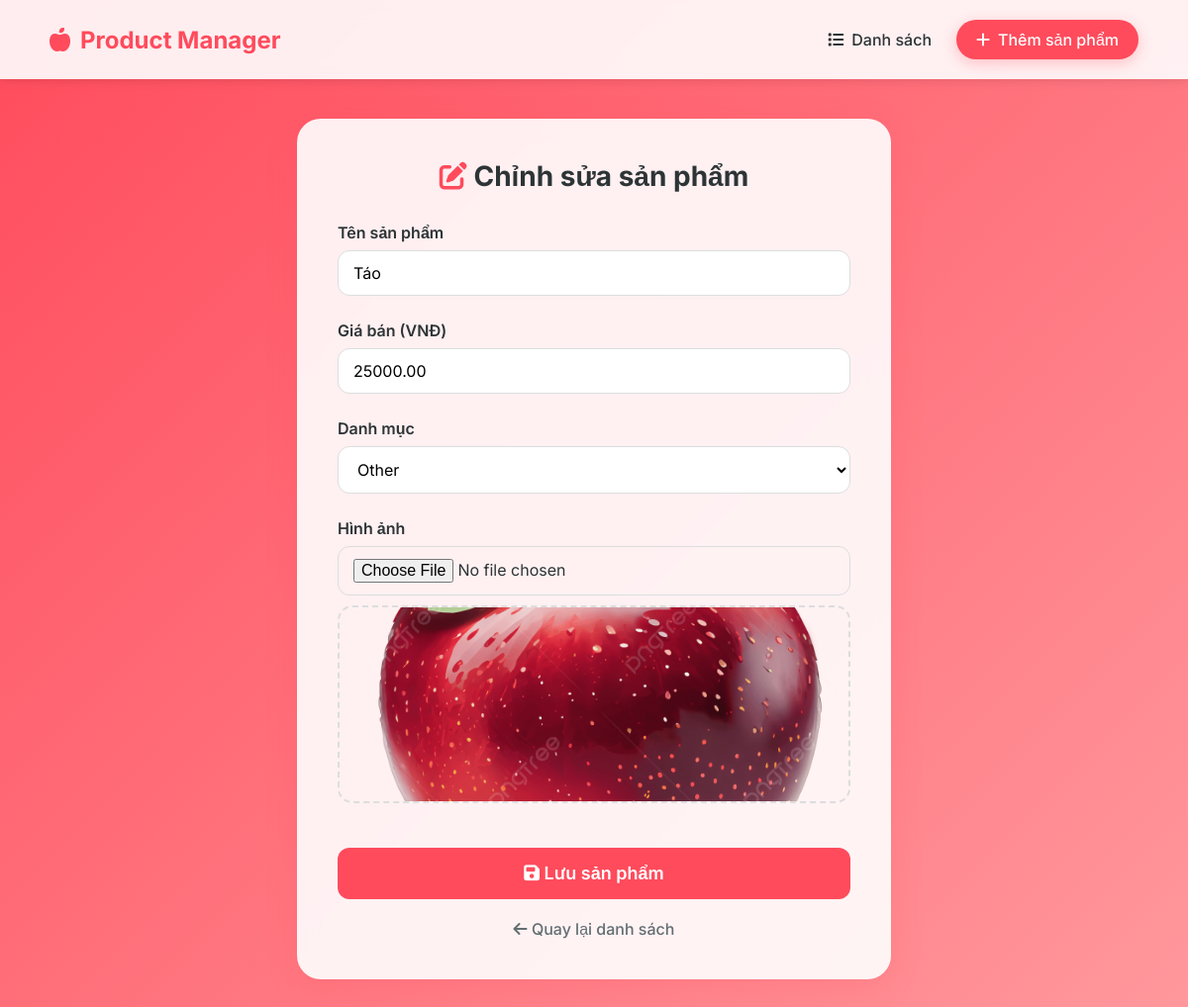
The page /edit/3/ on the database its author committed.
### products/models.py (models this page shows, shortened)
class Product(models.Model):
    CATEGORY_CHOICES = (
        ('citrus', 'Citrus Fruits'),
        ('stone', 'Stone Fruits'),
        ('melons', 'Melons'),
        ('other', 'Other'),
    )
    name = models.CharField(max_length=200, verbose_name='Product Name')
    price = models.DecimalField(max_digits=10, decimal_places=2, verbose_name='Price')
    category = models.CharField(max_length=50, choices=CATEGORY_CHOICES, default='other', verbose_name='Category')
    image = models.ImageField(upload_to='products/', blank=True, null=True, verbose_name='Product Image')
    created_at = models.DateTimeField(auto_now_add=True, verbose_name='Created At')
    updated_at = models.DateTimeField(auto_now=True, verbose_name='Updated At')
    class Meta:
        verbose_name = 'Product'
        verbose_name_plural = 'Products'
        ordering = ['-created_at']

### products/views.py (the view, shortened to what this page needs)
# urls.py: path('edit/<int:pk>/', ProductUpdatePageView.as_view(), name='product_edit'),
class ProductUpdatePageView(View):
    def get(self, request, pk):
        product = get_object_or_404(Product, pk=pk)
        return render(request, 'product_form.html', {
            'product': product,
            'categories': Product.CATEGORY_CHOICES
        })

### templates/product_form.html (shortened to what this page needs)
{% extends 'base.html' %}
{% block content %}
<div class="form-container">
    <div class="glass-card">
        <h2 style="font-size: 28px; margin-bottom: 30px; text-align: center; color: var(--text-dark);">
            <i class="fas {% if product %}fa-edit{% else %}fa-plus-circle{% endif %}" style="color: var(--primary-color);"></i>
            {% if product %}Chỉnh sửa sản phẩm{% else %}Thêm sản phẩm mới{% endif %}
        </h2>
        <form method="POST" enctype="multipart/form-data">
            <div class="form-group">
                <label for="name">Tên sản phẩm</label>
                <input type="text" name="name" id="name" class="form-control" required
                       value="{% if product %}{{ product.name }}{% endif %}" placeholder="Ví dụ: Táo Đỏ Mỹ">
            </div>
            <div class="form-group">
                <label for="price">Giá bán (VNĐ)</label>
                <input type="number" name="price" id="price" class="form-control" required step="0.01"
                       value="{% if product %}{{ product.price|stringformat:'.2f' }}{% endif %}" placeholder="0.00">
            </div>
            <div class="form-group">
                <label for="category">Danh mục</label>
                <select name="category" id="category" class="form-control" required>
                    {% for val, label in categories %}
                        <option value="{{ val }}" {% if product and product.category == val %}selected{% endif %}>
                            {{ label }}
                        </option>
                    {% endfor %}
                </select>
            </div>
            <div class="form-group">
                <label for="image">Hình ảnh</label>
                <input type="file" name="image" id="image" class="form-control" accept="image/*" onchange="previewImage(event)">
                <div class="image-preview" id="preview-container">
                    {% if product and product.image %}
                        <img src="{{ product.image.url }}" id="preview-img">
                    {% else %}
                        <i class="fas fa-cloud-arrow-up fa-3x" style="color: #ccc;"></i>
                    {% endif %}
                </div>
            </div>
            <button type="submit" class="btn-submit">
                <i class="fas fa-save"></i> Lưu sản phẩm
            </button>
            <a href="/" class="btn-back"><i class="fas fa-arrow-left"></i> Quay lại danh sách</a>
        </form>
    </div>
</div>
{% endblock %}

### rows shown on the page
Product: name "Táo", price "25000.00", category "Other", image (picture)
